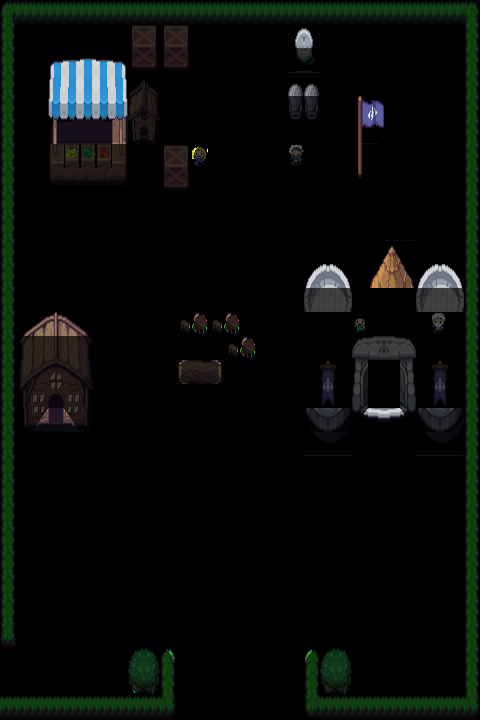

This is a level from a 2D game, rendered from its Tiled map with the project's own tilesets. A one-line summary and the map file follow, with tile-layer data summarised:
An orthogonal 30x30 tile map with 16x24 px tiles, 2 tile layers (Tile Layer 2, collision), 1 hidden layer not drawn, 3 tilesets.

<map version="1.10" tiledversion="1.10.0" orientation="orthogonal" renderorder="right-down" width="30" height="30" tilewidth="16" tileheight="24" infinite="0" nextlayerid="4" nextobjectid="5">
 <properties>
  <property name="map-south" value="home3" />
  <property name="map-west" value="home" />
 </properties>
 <tileset firstgid="1" source="home.tsx" />
 <tileset firstgid="1441" source="house_int.tsx" />
 <tileset firstgid="2441" source="collisions.tsx" />
 <layer id="1" name="Tile Layer 1" width="30" height="30" visible="0">
  <data>[900 cells, 900 non-empty, 51 distinct tile ids]</data>
 </layer>
 <layer id="2" name="Tile Layer 2" width="30" height="30">
  <data>[900 cells, 264 non-empty, 132 distinct tile ids]</data>
 </layer>
 <layer id="3" name="collision" width="30" height="30" opacity="0.7">
  <data>[900 cells, 237 non-empty, 13 distinct tile ids]</data>
 </layer>
</map>
